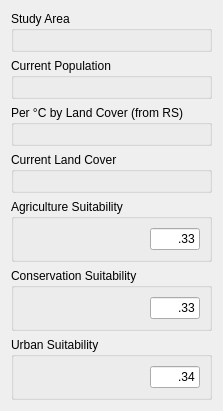
         <widget class="QWidget" name="tab_2">
          <attribute name="title">
           <string>Data Input</string>
          </attribute>
          <layout class="QVBoxLayout" name="verticalLayout_11">
           <item>
            <widget class="QGroupBox" name="groupBox_20">
             <property name="sizePolicy">
              <sizepolicy hsizetype="Expanding" vsizetype="Fixed">
               <horstretch>0</horstretch>
               <verstretch>0</verstretch>
              </sizepolicy>
             </property>
             <property name="title">
              <string>Study Area</string>
             </property>
             <layout class="QVBoxLayout" name="verticalLayout_4">
              <item>
               <widget class="QgsFileWidget" name="file_area">
                <property name="enabled">
                 <bool>true</bool>
                </property>
                <property name="sizePolicy">
                 <sizepolicy hsizetype="Expanding" vsizetype="Fixed">
                  <horstretch>0</horstretch>
                  <verstretch>0</verstretch>
                 </sizepolicy>
                </property>
                <property name="toolTip">
                 <string/>
                </property>
                <property name="fileWidgetButtonVisible">
                 <bool>true</bool>
                </property>
                <property name="useLink">
                 <bool>false</bool>
                </property>
                <property name="fullUrl">
                 <bool>false</bool>
                </property>
                <property name="dialogTitle">
                 <string/>
                </property>
                <property name="filter">
                 <string>*.shp</string>
                </property>
                <property name="defaultRoot">
                 <string/>
                </property>
               </widget>
              </item>
             </layout>
            </widget>
           </item>
           <item>
            <widget class="QGroupBox" name="groupBox_21">
             <property name="sizePolicy">
              <sizepolicy hsizetype="Expanding" vsizetype="Fixed">
               <horstretch>0</horstretch>
               <verstretch>0</verstretch>
              </sizepolicy>
             </property>
             <property name="title">
              <string>Current Population</string>
             </property>
             <layout class="QVBoxLayout" name="verticalLayout_12">
              <item>
               <widget class="QgsFileWidget" name="file_pop">
                <property name="sizePolicy">
                 <sizepolicy hsizetype="Preferred" vsizetype="Fixed">
                  <horstretch>0</horstretch>
                  <verstretch>0</verstretch>
                 </sizepolicy>
                </property>
                <property name="filter">
                 <string>*.tif</string>
                </property>
                <property name="defaultRoot">
                 <string/>
                </property>
               </widget>
              </item>
             </layout>
            </widget>
           </item>
           <item>
            <widget class="QGroupBox" name="groupBox_19">
             <property name="sizePolicy">
              <sizepolicy hsizetype="Expanding" vsizetype="Fixed">
               <horstretch>0</horstretch>
               <verstretch>0</verstretch>
              </sizepolicy>
             </property>
             <property name="title">
              <string>Per °C by Land Cover (from RS)</string>
             </property>
             <layout class="QVBoxLayout" name="verticalLayout_9">
              <item>
               <widget class="QgsFileWidget" name="file_slopes">
                <property name="sizePolicy">
                 <sizepolicy hsizetype="Preferred" vsizetype="Fixed">
                  <horstretch>0</horstretch>
                  <verstretch>0</verstretch>
                 </sizepolicy>
                </property>
                <property name="toolTip">
                 <string/>
                </property>
                <property name="filter">
                 <string>*.csv</string>
                </property>
                <property name="defaultRoot">
                 <string/>
                </property>
               </widget>
              </item>
             </layout>
            </widget>
           </item>
           <item>
            <widget class="QGroupBox" name="groupBox_18">
             <property name="sizePolicy">
              <sizepolicy hsizetype="Expanding" vsizetype="Fixed">
               <horstretch>0</horstretch>
               <verstretch>0</verstretch>
              </sizepolicy>
             </property>
             <property name="title">
              <string>Current Land Cover</string>
             </property>
             <layout class="QVBoxLayout" name="verticalLayout_10">
              <item>
               <widget class="QgsFileWidget" name="file_lc">
                <property name="sizePolicy">
                 <sizepolicy hsizetype="Expanding" vsizetype="Fixed">
                  <horstretch>0</horstretch>
                  <verstretch>0</verstretch>
                 </sizepolicy>
                </property>
                <property name="minimumSize">
                 <size>
                  <width>0</width>
                  <height>0</height>
                 </size>
                </property>
                <property name="toolTip">
                 <string/>
                </property>
                <property name="filter">
                 <string>*.tif</string>
                </property>
                <property name="defaultRoot">
                 <string/>
                </property>
               </widget>
              </item>
             </layout>
            </widget>
           </item>
           <item>
            <widget class="QGroupBox" name="groupBox_5">
             <property name="sizePolicy">
              <sizepolicy hsizetype="Expanding" vsizetype="Fixed">
               <horstretch>0</horstretch>
               <verstretch>0</verstretch>
              </sizepolicy>
             </property>
             <property name="minimumSize">
              <size>
               <width>0</width>
               <height>0</height>
              </size>
             </property>
             <property name="toolTip">
              <string>&lt;html&gt;&lt;head/&gt;&lt;body&gt;&lt;p&gt;Raster showing suitability of agricultural uses.&lt;/p&gt;&lt;/body&gt;&lt;/html&gt;</string>
             </property>
             <property name="title">
              <string>Agriculture Suitability</string>
             </property>
             <layout class="QHBoxLayout" name="horizontalLayout_2" stretch="0,0">
              <item>
               <widget class="QgsFileWidget" name="file_ag_suit">
                <property name="sizePolicy">
                 <sizepolicy hsizetype="Preferred" vsizetype="Fixed">
                  <horstretch>0</horstretch>
                  <verstretch>0</verstretch>
                 </sizepolicy>
                </property>
                <property name="minimumSize">
                 <size>
                  <width>0</width>
                  <height>20</height>
                 </size>
                </property>
                <property name="toolTip">
                 <string/>
                </property>
                <property name="whatsThis">
                 <string>&lt;html&gt;&lt;head/&gt;&lt;body&gt;&lt;p&gt;&lt;br/&gt;&lt;/p&gt;&lt;/body&gt;&lt;/html&gt;</string>
                </property>
                <property name="filter">
                 <string>*.tif</string>
                </property>
                <property name="defaultRoot">
                 <string notr="true"/>
                </property>
                <property name="storageMode">
                 <enum>QgsFileWidget::GetFile</enum>
                </property>
                <property name="relativeStorage">
                 <enum>QgsFileWidget::Absolute</enum>
                </property>
               </widget>
              </item>
              <item>
               <widget class="QLineEdit" name="le_ag_suit">
                <property name="sizePolicy">
                 <sizepolicy hsizetype="Fixed" vsizetype="Fixed">
                  <horstretch>0</horstretch>
                  <verstretch>0</verstretch>
                 </sizepolicy>
                </property>
                <property name="minimumSize">
                 <size>
                  <width>0</width>
                  <height>20</height>
                 </size>
                </property>
                <property name="maximumSize">
                 <size>
                  <width>50</width>
                  <height>16777215</height>
                 </size>
                </property>
                <property name="sizeIncrement">
                 <size>
                  <width>0</width>
                  <height>0</height>
                 </size>
                </property>
                <property name="baseSize">
                 <size>
                  <width>0</width>
                  <height>0</height>
                 </size>
                </property>
                <property name="text">
                 <string>.33</string>
                </property>
                <property name="alignment">
                 <set>Qt::AlignRight|Qt::AlignTrailing|Qt::AlignVCenter</set>
                </property>
               </widget>
              </item>
             </layout>
            </widget>
           </item>
           <item>
            <widget class="QGroupBox" name="groupBox_6">
             <property name="sizePolicy">
              <sizepolicy hsizetype="Expanding" vsizetype="Fixed">
               <horstretch>0</horstretch>
               <verstretch>0</verstretch>
              </sizepolicy>
             </property>
             <property name="minimumSize">
              <size>
               <width>0</width>
               <height>0</height>
              </size>
             </property>
             <property name="toolTip">
              <string>&lt;html&gt;&lt;head/&gt;&lt;body&gt;&lt;p&gt;Raster showing suitability of conservation uses.&lt;/p&gt;&lt;/body&gt;&lt;/html&gt;</string>
             </property>
             <property name="title">
              <string>Conservation Suitability</string>
             </property>
             <layout class="QHBoxLayout" name="horizontalLayout_3">
              <item>
               <widget class="QgsFileWidget" name="file_con_suit">
                <property name="sizePolicy">
                 <sizepolicy hsizetype="Preferred" vsizetype="Fixed">
                  <horstretch>0</horstretch>
                  <verstretch>0</verstretch>
                 </sizepolicy>
                </property>
                <property name="minimumSize">
                 <size>
                  <width>0</width>
                  <height>20</height>
                 </size>
                </property>
                <property name="toolTip">
                 <string/>
                </property>
                <property name="filter">
                 <string>*.tif</string>
                </property>
                <property name="defaultRoot">
                 <string/>
                </property>
               </widget>
              </item>
              <item>
               <widget class="QLineEdit" name="le_con_suit">
                <property name="sizePolicy">
                 <sizepolicy hsizetype="Fixed" vsizetype="Fixed">
                  <horstretch>0</horstretch>
                  <verstretch>0</verstretch>
                 </sizepolicy>
                </property>
                <property name="minimumSize">
                 <size>
                  <width>0</width>
                  <height>20</height>
                 </size>
                </property>
                <property name="maximumSize">
                 <size>
                  <width>50</width>
                  <height>16777215</height>
                 </size>
                </property>
                <property name="text">
                 <string>.33</string>
                </property>
                <property name="alignment">
                 <set>Qt::AlignRight|Qt::AlignTrailing|Qt::AlignVCenter</set>
                </property>
               </widget>
              </item>
             </layout>
            </widget>
           </item>
           <item>
            <widget class="QGroupBox" name="groupBox_7">
             <property name="sizePolicy">
              <sizepolicy hsizetype="Expanding" vsizetype="Fixed">
               <horstretch>0</horstretch>
               <verstretch>0</verstretch>
              </sizepolicy>
             </property>
             <property name="minimumSize">
              <size>
               <width>0</width>
               <height>0</height>
              </size>
             </property>
             <property name="toolTip">
              <string>&lt;html&gt;&lt;head/&gt;&lt;body&gt;&lt;p&gt;Raster showing suitability of urban uses.&lt;/p&gt;&lt;/body&gt;&lt;/html&gt;</string>
             </property>
             <property name="title">
              <string>Urban Suitability</string>
             </property>
             <layout class="QHBoxLayout" name="horizontalLayout_4">
              <item>
               <widget class="QgsFileWidget" name="file_urb_suit">
                <property name="sizePolicy">
                 <sizepolicy hsizetype="Preferred" vsizetype="Fixed">
                  <horstretch>0</horstretch>
                  <verstretch>0</verstretch>
                 </sizepolicy>
                </property>
                <property name="minimumSize">
                 <size>
                  <width>0</width>
                  <height>20</height>
                 </size>
                </property>
                <property name="toolTip">
                 <string/>
                </property>
                <property name="filter">
                 <string>*.tif</string>
                </property>
                <property name="defaultRoot">
                 <string/>
                </property>
               </widget>
              </item>
              <item>
               <widget class="QLineEdit" name="le_urb_suit">
                <property name="sizePolicy">
                 <sizepolicy hsizetype="Fixed" vsizetype="Fixed">
                  <horstretch>0</horstretch>
                  <verstretch>0</verstretch>
                 </sizepolicy>
                </property>
                <property name="minimumSize">
                 <size>
                  <width>0</width>
                  <height>20</height>
                 </size>
                </property>
                <property name="maximumSize">
                 <size>
                  <width>50</width>
                  <height>16777215</height>
                 </size>
                </property>
                <property name="text">
                 <string>.34</string>
                </property>
                <property name="alignment">
                 <set>Qt::AlignRight|Qt::AlignTrailing|Qt::AlignVCenter</set>
                </property>
               </widget>
              </item>
             </layout>
            </widget>
           </item>
          </layout>
         </widget>
